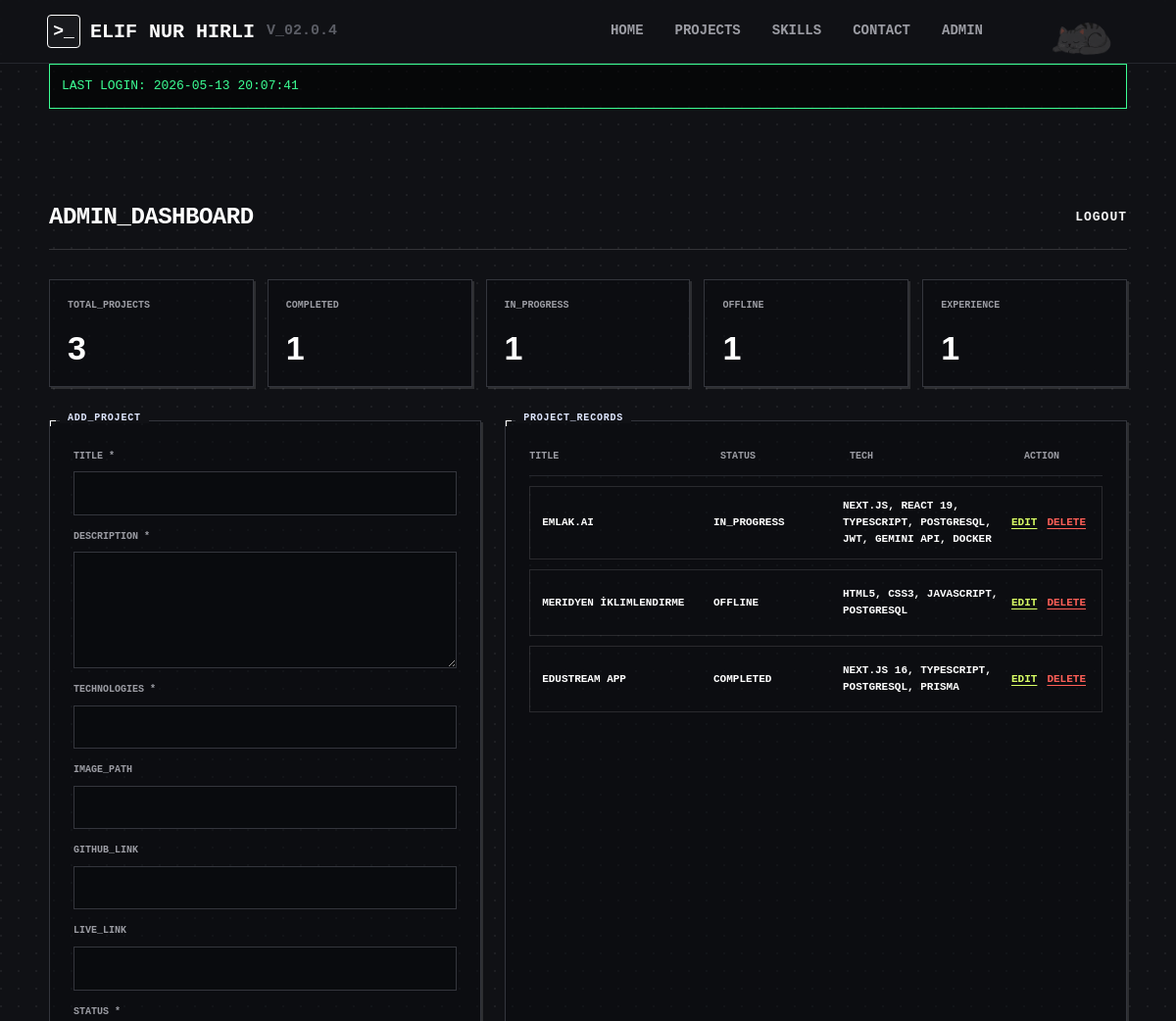
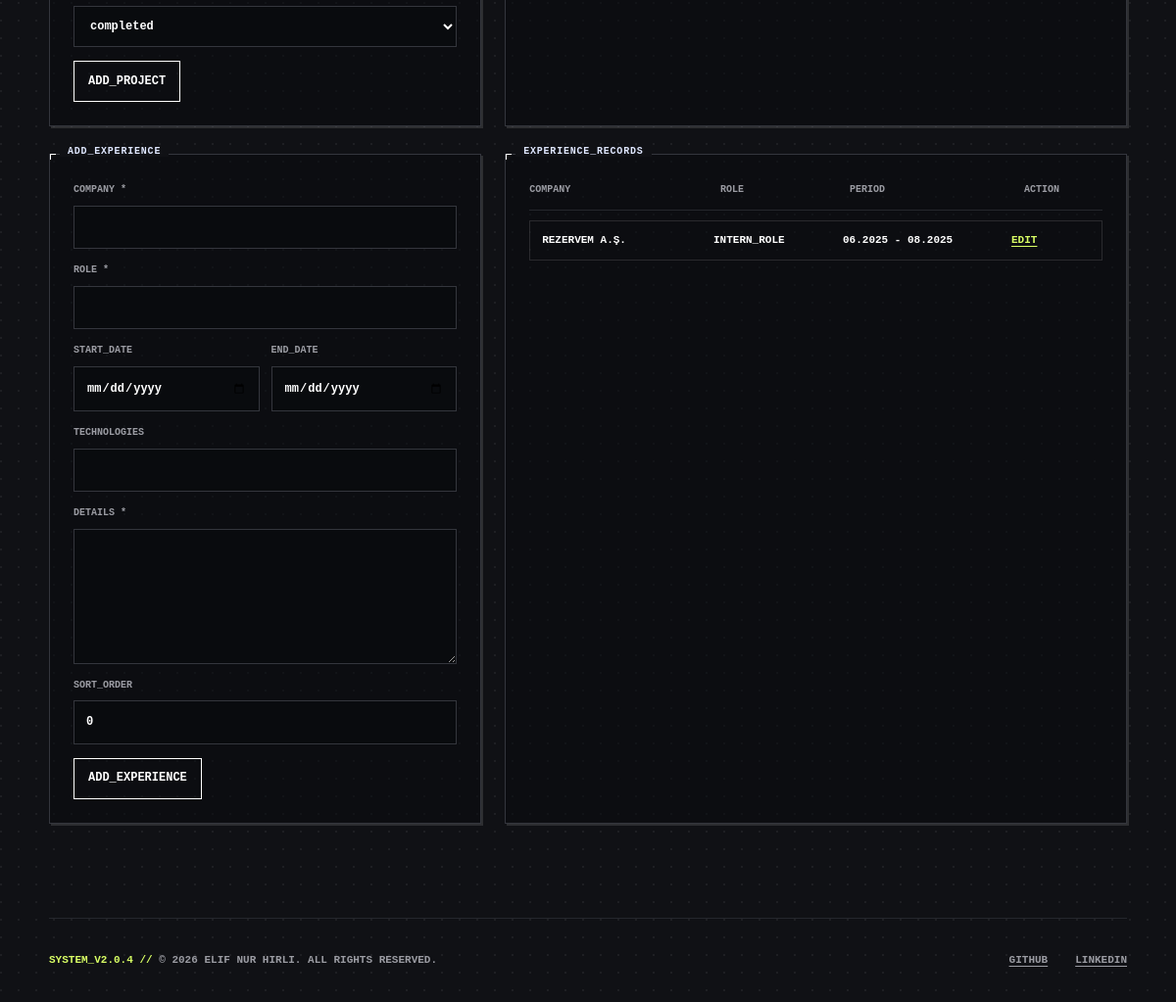
The page /admin.php (signed in) on the database its author committed (2 pictures, top to bottom).
### tables this page shows
CREATE TABLE `projects` (
  `id` int(11) NOT NULL AUTO_INCREMENT,
  `title` varchar(100) NOT NULL,
  `description` text NOT NULL,
  `technologies` varchar(255) NOT NULL,
  `image` varchar(255) DEFAULT NULL,
  `github_link` varchar(255) DEFAULT NULL,
  `live_link` varchar(255) DEFAULT NULL,
  `created_at` timestamp NOT NULL DEFAULT current_timestamp(),
  `status` varchar(30) DEFAULT 'completed',
  PRIMARY KEY (`id`)
);

CREATE TABLE `experience` (
  `id` int(11) NOT NULL AUTO_INCREMENT,
  `company` varchar(120) NOT NULL,
  `role` varchar(120) NOT NULL,
  `start_date` date DEFAULT NULL,
  `end_date` date DEFAULT NULL,
  `technologies` varchar(255) DEFAULT NULL,
  `details` text NOT NULL,
  `sort_order` int(11) NOT NULL DEFAULT 0,
  `created_at` timestamp NOT NULL DEFAULT current_timestamp(),
  PRIMARY KEY (`id`)
);

### admin.php (the view, shortened to what this page needs)
<?php
include "config/database.php";
function e($value) {
    return htmlspecialchars($value ?? '', ENT_QUOTES, 'UTF-8');
}
function countByQuery($conn, $query) {
    $result = mysqli_query($conn, $query);
    $row = mysqli_fetch_row($result);
    return (int) ($row[0] ?? 0);
}
$editingProject = null;
$editingExperience = null;
$totalProjects = countByQuery($conn, "SELECT COUNT(*) FROM projects");
$completedProjects = countByQuery($conn, "SELECT COUNT(*) FROM projects WHERE status = 'completed'");
$inProgressProjects = countByQuery($conn, "SELECT COUNT(*) FROM projects WHERE status = 'in_progress'");
$offlineProjects = countByQuery($conn, "SELECT COUNT(*) FROM projects WHERE status = 'offline'");
$totalExperience = countByQuery($conn, "SELECT COUNT(*) FROM experience");
$projects = mysqli_query($conn, "SELECT id, title, status, technologies, created_at FROM projects ORDER BY created_at DESC");
$experienceRows = mysqli_query($conn, "SELECT id, company, role, start_date, end_date, technologies, sort_order FROM experience ORDER BY sort_order ASC, start_date DESC");
?>
<?php include "includes/header.php"; ?>
<?php include "includes/navbar.php"; ?>
<main>
    <?php if (isset($_COOKIE['last_admin_login'])) { ?>
        <div class="admin-cookie-info">
            LAST LOGIN:
            <?php echo htmlspecialchars($_COOKIE['last_admin_login']); ?>
        </div>
    <?php } ?>
<section class="admin-dashboard">
    <div class="section-header">
        <h2>ADMIN_DASHBOARD</h2>
        <span><a href="admin-logout.php">LOGOUT</a></span>
    </div>
    <div class="admin-metrics">
        <article class="admin-metric">
            <span>TOTAL_PROJECTS</span>
            <strong><?php echo $totalProjects; ?></strong>
        </article>
        <article class="admin-metric">
            <span>COMPLETED</span>
            <strong><?php echo $completedProjects; ?></strong>
        </article>
        <article class="admin-metric">
            <span>IN_PROGRESS</span>
            <strong><?php echo $inProgressProjects; ?></strong>
        </article>
        <article class="admin-metric">
            <span>OFFLINE</span>
            <strong><?php echo $offlineProjects; ?></strong>
        </article>
        <article class="admin-metric">
            <span>EXPERIENCE</span>
            <strong><?php echo $totalExperience; ?></strong>
        </article>
    </div>
    <div class="admin-grid">
        <section class="admin-panel">
            <span class="panel-title"><?php echo $editingProject ? 'EDIT_PROJECT' : 'ADD_PROJECT'; ?></span>
            <form class="admin-form" method="post" action="admin.php<?php echo $editingProject ? '?edit=' . (int) $editingProject['id'] : ''; ?>">
                <div class="admin-form-field">
                    <label for="title">TITLE *</label>
                    <input id="title" type="text" name="title" value="<?php echo e($editingProject['title'] ?? ''); ?>" required>
                </div>
                <div class="admin-form-field">
                    <label for="description">DESCRIPTION *</label>
                    <textarea id="description" name="description" rows="5" required><?php echo e($editingProject['description'] ?? ''); ?></textarea>
                </div>
                <div class="admin-form-field">
                    <label for="technologies">TECHNOLOGIES *</label>
                    <input id="technologies" type="text" name="technologies" value="<?php echo e($editingProject['technologies'] ?? ''); ?>" required>
                </div>
                <div class="admin-form-field">
                    <label for="image">IMAGE_PATH</label>
                    <input id="image" type="text" name="image" value="<?php echo e($editingProject['image'] ?? ''); ?>">
                </div>
                <div class="admin-form-field">
                    <label for="github_link">GITHUB_LINK</label>
                    <input id="github_link" type="url" name="github_link" value="<?php echo e($editingProject['github_link'] ?? ''); ?>">
                </div>
                <div class="admin-form-field">
                    <label for="live_link">LIVE_LINK</label>
                    <input id="live_link" type="url" name="live_link" value="<?php echo e($editingProject['live_link'] ?? ''); ?>">
                </div>
                <div class="admin-form-field">
                    <label for="status">STATUS *</label>
                    <?php $currentStatus = $editingProject['status'] ?? 'completed'; ?>
                    <select id="status" name="status" required>
                        <option value="completed" <?php echo $currentStatus === 'completed' ? 'selected' : ''; ?>>completed</option>
                    </select>
                </div>
                <div class="admin-actions">
                    <button class="admin-button" type="submit"><?php echo $editingProject ? 'UPDATE_PROJECT' : 'ADD_PROJECT'; ?></button>
                </div>
            </form>
        </section>
        <section class="admin-panel">
            <span class="panel-title">PROJECT_RECORDS</span>
            <div class="admin-table">
                <div class="admin-table-head">
                    <span>TITLE</span>
                    <span>STATUS</span>
                    <span>TECH</span>
                    <span>ACTION</span>
                </div>
                <?php if ($projects && mysqli_num_rows($projects) > 0) { ?>
                    <?php while ($project = mysqli_fetch_assoc($projects)) { ?>
                        <div class="admin-table-row">
                            <strong><?php echo e($project['title']); ?></strong>
                            <span><?php echo e($project['status']); ?></span>
                            <span><?php echo e($project['technologies']); ?></span>
                            <span class="admin-row-actions">
                                <a href="admin.php?edit=<?php echo (int) $project['id']; ?>">EDIT</a>
                                <form method="post" action="admin.php" onsubmit="return confirm('Delete this project?');">
                                    <button class="admin-link-button" type="submit">DELETE</button>
                                </form>
                            </span>
                        </div>
                    <?php } ?>
                <?php } else { ?>
                    <p class="admin-empty">NO_PROJECT_RECORDS_FOUND</p>
                <?php } ?>
            </div>
        </section>
    </div>
    <div class="admin-grid admin-grid-spaced">
        <section class="admin-panel">
            <span class="panel-title"><?php echo $editingExperience ? 'EDIT_EXPERIENCE' : 'ADD_EXPERIENCE'; ?></span>
            <form class="admin-form" method="post" action="admin.php<?php echo $editingExperience ? '?edit_experience=' . (int) $editingExperience['id'] : ''; ?>">
                <div class="admin-form-field">
                    <label for="company">COMPANY *</label>
                    <input id="company" type="text" name="company" value="<?php echo e($editingExperience['company'] ?? ''); ?>" required>
                </div>
                <div class="admin-form-field">
                    <label for="role">ROLE *</label>
                    <input id="role" type="text" name="role" value="<?php echo e($editingExperience['role'] ?? ''); ?>" required>
                </div>
                <div class="admin-form-split">
                    <div class="admin-form-field">
                        <label for="start_date">START_DATE</label>
                        <input id="start_date" type="date" name="start_date" value="<?php echo e($editingExperience['start_date'] ?? ''); ?>">
                    </div>
                    <div class="admin-form-field">
                        <label for="end_date">END_DATE</label>
                        <input id="end_date" type="date" name="end_date" value="<?php echo e($editingExperience['end_date'] ?? ''); ?>">
                    </div>
                </div>
                <div class="admin-form-field">
                    <label for="experience_technologies">TECHNOLOGIES</label>
                    <input id="experience_technologies" type="text" name="experience_technologies" value="<?php echo e($editingExperience['technologies'] ?? ''); ?>">
                </div>
                <div class="admin-form-field">
                    <label for="details">DETAILS *</label>
                    <textarea id="details" name="details" rows="6" required><?php echo e($editingExperience['details'] ?? ''); ?></textarea>
                </div>
                <div class="admin-form-field">
                    <label for="sort_order">SORT_ORDER</label>
                    <input id="sort_order" type="number" name="sort_order" value="<?php echo e($editingExperience['sort_order'] ?? '0'); ?>">
                </div>
                <div class="admin-actions">
                    <button class="admin-button" type="submit"><?php echo $editingExperience ? 'UPDATE_EXPERIENCE' : 'ADD_EXPERIENCE'; ?></button>
                </div>
            </form>
        </section>
        <section class="admin-panel">
            <span class="panel-title">EXPERIENCE_RECORDS</span>
            <div class="admin-table admin-table-experience">
                <div class="admin-table-head">
                    <span>COMPANY</span>
                    <span>ROLE</span>
                    <span>PERIOD</span>
                    <span>ACTION</span>
                </div>
                <?php if ($experienceRows && mysqli_num_rows($experienceRows) > 0) { ?>
                    <?php while ($experience = mysqli_fetch_assoc($experienceRows)) { ?>
                        <div class="admin-table-row">
                            <strong><?php echo e($experience['company']); ?></strong>
                            <span><?php echo e($experience['role']); ?></span>
                            <span>
                                <?php
                                $startDate = !empty($experience['start_date']) ? date('m.Y', strtotime($experience['start_date'])) : '-';
                                $endDate = !empty($experience['end_date']) ? date('m.Y', strtotime($experience['end_date'])) : 'Present';
                                echo e($startDate . ' - ' . $endDate);
                                ?>
                            </span>
                            <span><a href="admin.php?edit_experience=<?php echo (int) $experience['id']; ?>">EDIT</a></span>
                        </div>
                    <?php } ?>
                <?php } else { ?>
                    <p class="admin-empty">NO_EXPERIENCE_RECORDS_FOUND</p>
                <?php } ?>
            </div>
        </section>
    </div>
</section>
</main>
<?php include "includes/footer.php"; ?>

### assets/css/main.css (style rules this page uses)
* { margin: 0; padding: 0; box-sizing: border-box; }
:root { --bg: #101115; --bg-soft: #15161a; --panel: #111216; --panel-strong: #15161b; --text: #ffffff; --muted: #9b9ca3; --line: #34363d; --line-soft: #25272d; --accent: #d9ff65; --accent-2: #49f2a0; --danger: #ff5f57; --max-width: 1480px; --page-gutter: max(50px, calc((100vw - var(--max-width)) / 2)); }
html { scroll-behavior: smooth; }
body { min-height: 100vh; font-family: "Courier New", Courier, monospace; background: radial-gradient(circle at 1px 1px, rgba(255, 255, 255, 0.06) 1px, transparent 0) 0 0 / 18px 18px, var(--bg); color: var(--text); letter-spacing: 0; line-height: 1.55; overflow-x: hidden; }
a { text-decoration: none; color: inherit; }
main { width: min(calc(100% - 100px), var(--max-width)); margin: 0 auto; padding: 0; }
section { position: relative; }
section + section, .projects-container { border-top: 1px solid var(--line-soft); }
.section-header { display: flex; align-items: center; justify-content: space-between; border-bottom: 1px solid rgba(255, 255, 255, 0.15); padding-bottom: 14px; margin-bottom: 30px; }
.section-header h2 { margin: 0; font-size: 24px; font-weight: 800; letter-spacing: -0.5px; }
.section-header span { color: #f4f4f4; font-family: "Courier New", Courier, monospace; font-size: 13px; font-weight: 700; letter-spacing: 1px; }
.panel-title { position: absolute; top: -8px; left: 10px; display: inline-flex; background: var(--bg); padding: 0 8px; color: #dfe7ff; font-family: "Courier New", Courier, monospace; font-size: 10px; font-weight: 900; letter-spacing: 0.8px; line-height: 1; text-transform: uppercase; }
.panel-title::before { content: ""; position: absolute; left: -10px; top: 7px; width: 5px; height: 5px; border-top: 1px solid var(--text); border-left: 1px solid var(--text); }
h1, h2, h3, p, a, span { overflow-wrap: anywhere; }

### assets/css/contact.css (style rules this page uses)
input, textarea, select { width: 100%; border: 1px solid var(--line); background: #090b0e; color: var(--text); padding: 12px; font: inherit; }
button, input[type="submit"] { min-height: 44px; border: 1px solid var(--text); background: transparent; color: var(--text); padding: 10px 14px; font: inherit; font-weight: 900; text-transform: uppercase; cursor: pointer; }

### rows shown on the page
projects: title "EMLAK.AI", status "IN_PROGRESS", technologies "NEXT.JS, REACT 19, TYPESCRIPT, POSTGRESQL, JWT, GEMINI API, DOCKER"
projects: title "MERIDYEN İKLIMLENDIRME", status "OFFLINE", technologies "HTML5, CSS3, JAVASCRIPT, POSTGRESQL"
projects: title "EDUSTREAM APP", status "COMPLETED", technologies "NEXT.JS 16, TYPESCRIPT, POSTGRESQL, PRISMA"
experience: company "REZERVEM A.Ş.", role "INTERN_ROLE", start_date+end_date "06.2025 - 08.2025"

### other values the page prints
$_COOKIE['last_admin_login'] "2026-05-13 20:07:41"
$totalProjects "3"
$completedProjects "1"
$inProgressProjects "1"
$offlineProjects "1"
$totalExperience "1"
